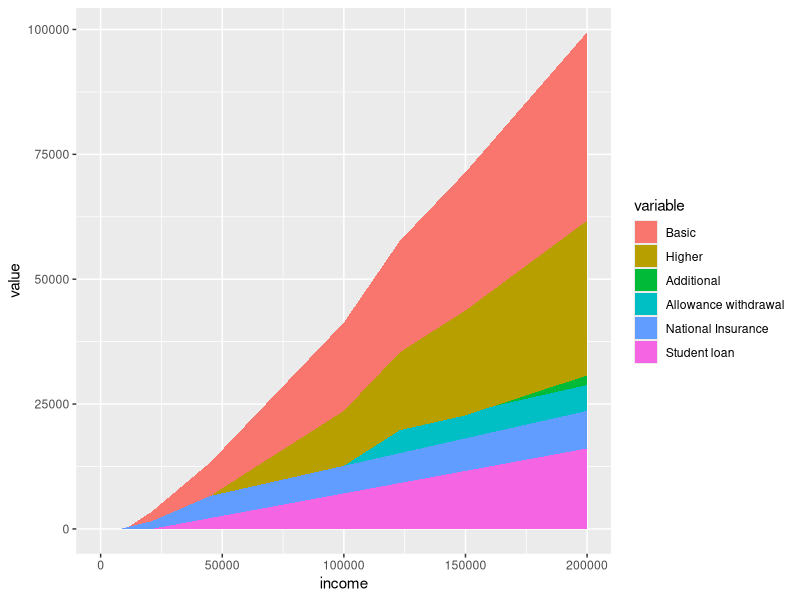
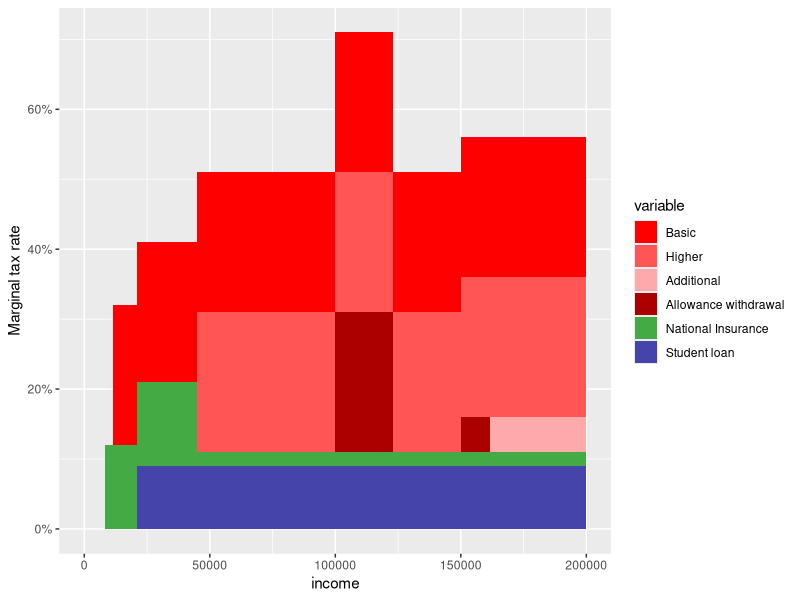
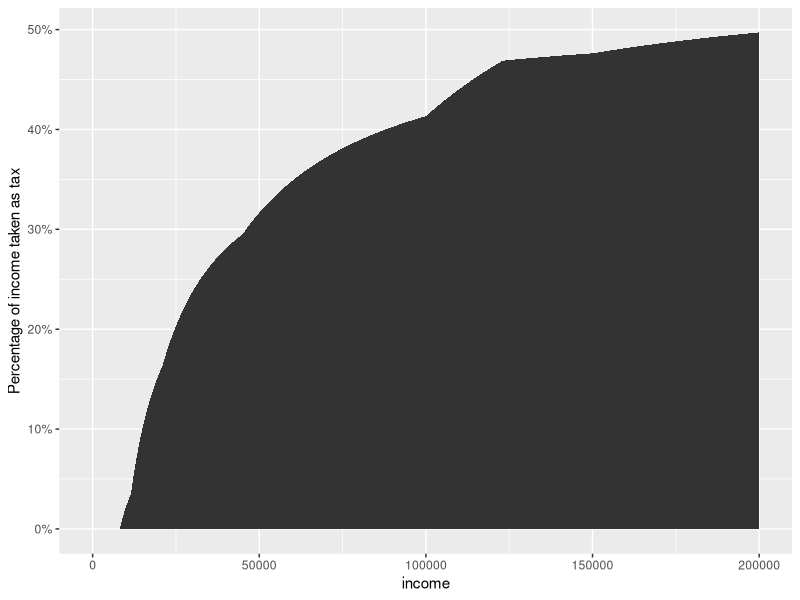

The R source for these figures, in order:
# source this file with source('income-tax.R')

library(ggplot2)
library(reshape2)

# this should be an array of gross incomes over which we
# want to plot our data

# few_incomes is a replacement for gross_incomes which can be
# used for quick experimentations - graphs plot much faster with
# this much smaller dataset.
few_incomes <- c(100,10000, 15000, 15100, 44999,45001, 46000, 60000, 149000, 152000, 200000)

gross_incomes <- seq(1,200000, by=50)

# parameters defined by government:

# INCOME TAX #

# all of these sterling amounts are per annum.

# you get this much tax free:
personal_allowance <- 11500

# after which you're taxed at the Basic Rate:
basic_rate <- 0.2

# basic rate tax band is up to this much (after allowances):
higher_rate_threshold <- 33500

# at which point you are taxed at the Higher Rate:
higher_rate <- 0.4

# and then when you reach this much (after allowances):
additional_rate_threshold <- 150000

# you are taxed at the Additional Rate:
additional_rate <- 0.45 

# Personal allowance progressive withdrawl

# Your personal allowance goes down by one pound for
# every n pounds that your gross income is over the
# limit:
personal_allowance_withdrawl_unit <- 2
personal_allowance_withdrawl_limit <- 100000


# NATIONAL INSURANCE #

# these figures are class 1, regular employee amounts
# The UK government gives these in monthly, not annual, amounts
# so all of these sterling amounts are per calendar month

# the primary threshold is:
primary_threshold <- 680

# above the primary threshold
# to the upper earnings limit
# you pay:
primary_rate <- 0.12

# the upper earnings limit is:
upper_earnings_limit <- 3750

# above the upper earnings limit
# you pay:
upper_rate <- 0.02


# STUDENT LOAN #

# if your income is above (per annum)
student_loan_threshold = 21000

# then you will repay this much of your
# income over that:
student_loan_rate = 0.09

# End of government parameters #

basic_tax <- function(adj) { 
  max(0, adj * 0.2)
}

higher_tax <- function(adj) {
  max(0, (adj - higher_rate_threshold) * (higher_rate - basic_rate))
}

additional_tax <- function(adj) {
  max(0, (adj - additional_rate_threshold) * (additional_rate - higher_rate))
}

basic_tax_pa <- function(gross) {
  basic_tax(gross - personal_allowance)
}

higher_tax_pa <- function(gross) {
  higher_tax(gross - personal_allowance)
}

additional_tax_pa <- function(gross) {
  additional_tax(gross - personal_allowance)
}

tax_function <- function(gross, allowance) {
  post_allowance <- gross - allowance
  basic_tax(post_allowance) + higher_tax(post_allowance) + additional_tax(post_allowance)
}


# this doesn't work so well as a cumulation of rates, because the basic
# rate is 12%, and then higher than that is effectively a -10% on top
# of that. So will compute it as a single value, rather than tiers.
national_insurance_basic <- function(gross) {
  max(0, (gross - (primary_threshold * 12)) * primary_rate)
}

# this one looks a bit different to the others because it *can* give
# a negative contribution. max is moved to a different position, that
# might also work in the others?
national_insurance_higher <- function(gross) {
  max(0,(gross - (upper_earnings_limit * 12))) * (upper_rate - primary_rate)
}

national_insurance <- function(gross) {
  national_insurance_basic(gross) + national_insurance_higher(gross)
}


allowance_withdrawl <- function(gross) {
 withdrawn_allowance <- max(0, min(personal_allowance, (gross - personal_allowance_withdrawl_limit) / personal_allowance_withdrawl_unit))
 remaining_allowance <- personal_allowance - withdrawn_allowance
 tax_function(gross, remaining_allowance) - tax_function(gross, personal_allowance) 
}

student_loan <- function(gross) {
  max(0, (gross - student_loan_threshold) * student_loan_rate)
}

fr <- function(incomes) {
  x <- data.frame(incomes,
                        sapply(incomes, basic_tax_pa),
                        sapply(incomes, higher_tax_pa),
                        sapply(incomes, additional_tax_pa),
                        sapply(incomes, allowance_withdrawl),
                        sapply(incomes, national_insurance),
                        sapply(incomes, student_loan)
                       )
  colnames(x) <- c('income', "Basic","Higher","Additional","Allowance withdrawal", "National Insurance", "Student loan")
  x
}

tax_frame <- fr(gross_incomes)
few_tax_frame <- fr(few_incomes)

# produces a stacked plot of how each much tax comes from each
# component in total
ggplot(melt(tax_frame, id.vars='income'),
       aes(x=income, y=value, fill=variable)) + geom_area()

# i would like each row to be replaced with the difference
# with the previous row, in tax_frame (except column 1, incomes)
# and then normalised by the difference in column 1.

tax_matrix <- as.matrix(tax_frame)
marginal_tax_matrix <- tax_matrix[-1,] - tax_matrix[-(dim(tax_matrix)[1]),]

marginal_tax_matrix_normalised <- marginal_tax_matrix / marginal_tax_matrix[,1]

# put the original incomes back in:

marginal_tax_matrix_normalised[,1] <- tax_matrix[-1,1]

ggplot(melt(as.data.frame(marginal_tax_matrix_normalised), id.vars='income'), aes(x=income, y=value, fill=variable)) + geom_area() + scale_y_continuous(labels = scales::percent) + ylab("Marginal tax rate")  + scale_fill_manual(values=c("#FF0000","#FF5555","#FFAAAA", "#AA0000", "#44AA44", "#4444AA"))


total_tax <- rowSums(tax_frame[-1])
total_tax_fraction_of_income <- data.frame(tax_frame[1], total_tax / tax_frame[1])

ggplot(melt(total_tax_fraction_of_income, id.vars='income'), aes(x=income, y=value)) + geom_area() + scale_y_continuous(labels = scales::percent) + ylab("Percentage of income taken as tax")

